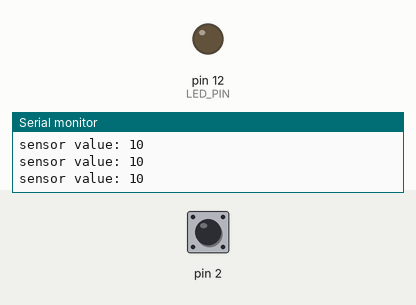
This sketch was run on a simulated Arduino Uno, built with avr-gcc and run on an emulated ATmega328P. Shown: output pins drawn as LEDs (lit = HIGH), the last lines printed to the serial monitor. Dashed ring = blinking. The test bench sets the inputs (shaded band); at power-on: pin 2 HIGH.

Above: at 1.2 s.
1.3 s: pin 2 pulled LOW for 0.15 s
At 1.39 s:
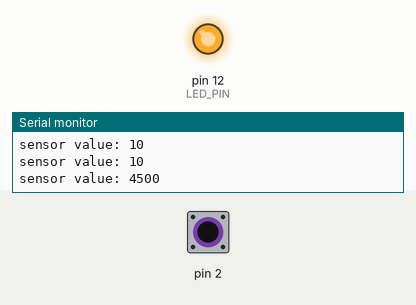
2.9 s: pin 2 pulled LOW for 0.15 s
At 3.7 s:
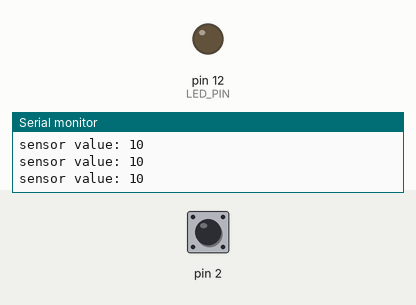
6.0 s: pin 2 pulled LOW for 3.2 s
At 7.4 s:
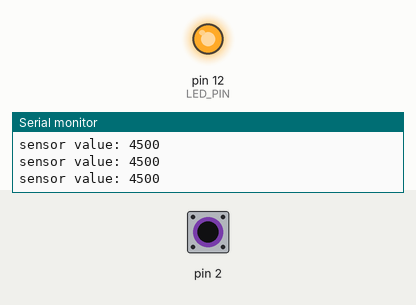
10.7 s: pin 2 pulsed LOW 2 times (0.12 s each, 0.3 s apart)
At 10.77 s:
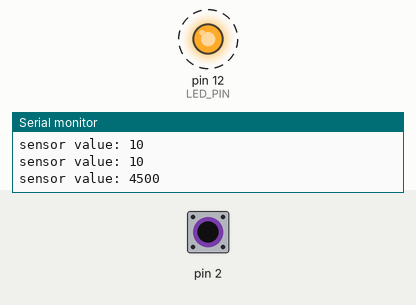
14.3 s: pin 2 driven LOW
At 15.0 s:
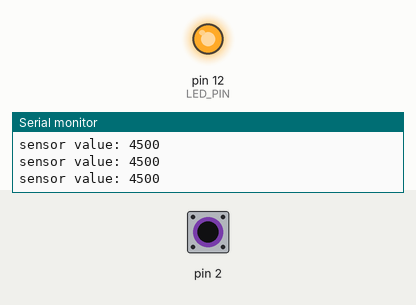
17.3 s: pin 2 driven HIGH
At 18.2 s:
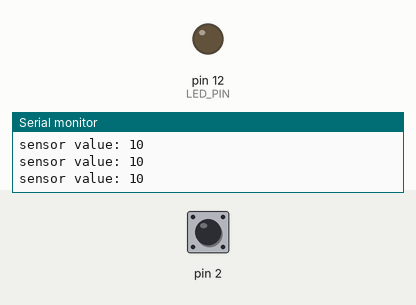
Timing chart, 0 to 20.3 s (numbered marks = the images above; inputs shaded):
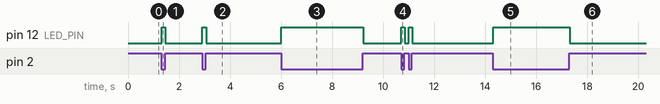

Measured:
- after the input at 1.3 s, pin 12 (LED_PIN): LOW → HIGH at once, → LOW 0.14 s later
- after the input at 2.9 s, pin 12 (LED_PIN): LOW → HIGH at once, → LOW 0.16 s later
- after the input at 6.0 s, pin 12 (LED_PIN): LOW → HIGH at once, → LOW 3.2 s later
- after the input at 10.7 s, pin 12 (LED_PIN): alternates HIGH for 0.12 s and LOW for 0.17 s, 4 changes in all, then stays LOW, starting at once
- after the input at 14.3 s, pin 12 (LED_PIN): LOW → HIGH at once
- after the input at 17.3 s, pin 12 (LED_PIN): HIGH → LOW at once

The sketch:

week_5_project_13.ino
```cpp
#include <CapacitiveSensor.h>

// PINS
#define LED_PIN 12

// the 4 is the sender, the 2 is the receiver
CapacitiveSensor sensor = CapacitiveSensor(4, 2);

int threshold = 1000;

void setup() {
  Serial.begin(9600);

  pinMode(LED_PIN, OUTPUT);

}

void loop() {
  long sensor_value = sensor.capacitiveSensor(30); // how many samples we want to read
  Serial.print("sensor value: ");
  Serial.println(sensor_value);

  if (sensor_value > threshold){
    digitalWrite(LED_PIN, HIGH);
  }
  else {
    digitalWrite(LED_PIN, LOW);
  }
  delay(10);
}
```
